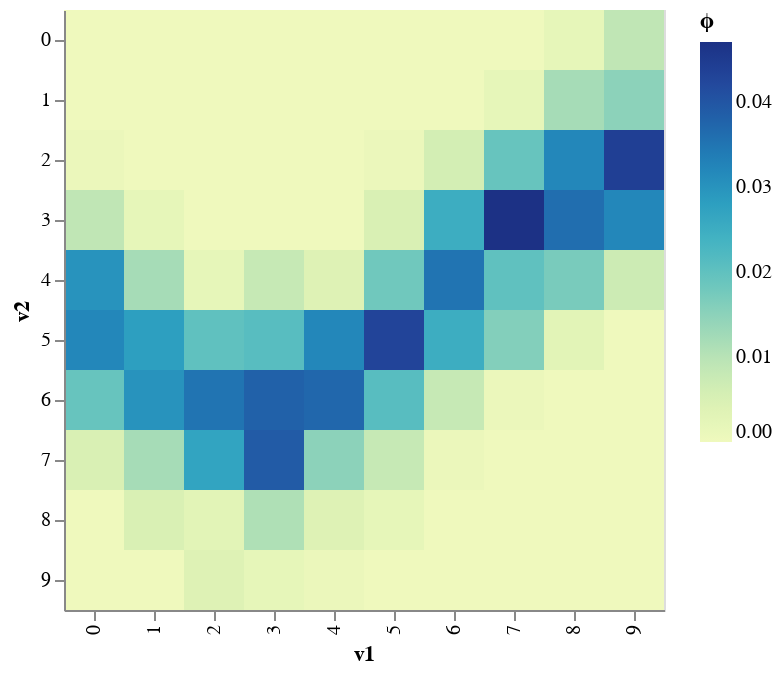

The code cell stored with this chart in its notebook:
### Markdown cell above
We can illustrate with our example in code. Let's say $\mathbf V_1$ and $\mathbf V_2$ are distributed with the mass function shown below (same as what we were working with before):

### Code cell
v1, v2 = zip(*product(range(10), range(10))) # all the possible combinations of (v1, v2)
prob = [joint(v1,v2) for v1, v2 in zip(v1, v2)]

plot_data = pd.DataFrame({'v1':v1, 'v2':v2, 'ϕ':prob})
alt.Chart(plot_data, width=300, height=300).mark_rect().encode(x='v1:O', y='v2:O', color='ϕ')

### Figure 1 — Vega-Lite specification as saved in the notebook (floating-point values rounded to 4 significant figures)
{"$schema": "https://vega.github.io/schema/vega-lite/v3.4.0.json", "config": {"mark": {"tooltip": null}, "view": {"height": 300, "width": 400}}, "data": {"name": "data-397748fb6c135f44ff027f129b5b312e"}, "datasets": {"data-397748fb6c135f44ff027f129b5b312e": [{"v1": 0, "v2": 0, "ϕ": 0}, {"v1": 0, "v2": 1, "ϕ": 0}, {"v1": 0, "v2": 2, "ϕ": 0.001}, {"v1": 0, "v2": 3, "ϕ": 0.009}, {"v1": 0, "v2": 4, "ϕ": 0.03}, {"v1": 0, "v2": 5, "ϕ": 0.032}, {"v1": 0, "v2": 6, "ϕ": 0.019}, {"v1": 0, "v2": 7, "ϕ": 0.005}, {"v1": 0, "v2": 8, "ϕ": 0}, {"v1": 0, "v2": 9, "ϕ": 0}, {"v1": 1, "v2": 0, "ϕ": 0}, {"v1": 1, "v2": 1, "ϕ": 0}, {"v1": 1, "v2": 2, "ϕ": 0}, {"v1": 1, "v2": 3, "ϕ": 0.002}, {"v1": 1, "v2": 4, "ϕ": 0.012}, {"v1": 1, "v2": 5, "ϕ": 0.028}, {"v1": 1, "v2": 6, "ϕ": 0.03}, {"v1": 1, "v2": 7, "ϕ": 0.012}, {"v1": 1, "v2": 8, "ϕ": 0.005}, {"v1": 1, "v2": 9, "ϕ": 0}, {"v1": 2, "v2": 0, "ϕ": 0}, {"v1": 2, "v2": 1, "ϕ": 0}, {"v1": 2, "v2": 2, "ϕ": 0}, {"v1": 2, "v2": 3, "ϕ": 0}, {"v1": 2, "v2": 4, "ϕ": 0.002}, {"v1": 2, "v2": 5, "ϕ": 0.02}, {"v1": 2, "v2": 6, "ϕ": 0.035}, {"v1": 2, "v2": 7, "ϕ": 0.027}, {"v1": 2, "v2": 8, "ϕ": 0.003}, {"v1": 2, "v2": 9, "ϕ": 0.004}, {"v1": 3, "v2": 0, "ϕ": 0}, {"v1": 3, "v2": 1, "ϕ": 0}, {"v1": 3, "v2": 2, "ϕ": 0}, {"v1": 3, "v2": 3, "ϕ": 0}, {"v1": 3, "v2": 4, "ϕ": 0.008}, {"v1": 3, "v2": 5, "ϕ": 0.021}, {"v1": 3, "v2": 6, "ϕ": 0.038}, {"v1": 3, "v2": 7, "ϕ": 0.039}, {"v1": 3, "v2": 8, "ϕ": 0.011}, {"v1": 3, "v2": 9, "ϕ": 0.002}, {"v1": 4, "v2": 0, "ϕ": 0}, {"v1": 4, "v2": 1, "ϕ": 0}, {"v1": 4, "v2": 2, "ϕ": 0}, {"v1": 4, "v2": 3, "ϕ": 0}, {"v1": 4, "v2": 4, "ϕ": 0.004}, {"v1": 4, "v2": 5, "ϕ": 0.032}, {"v1": 4, "v2": 6, "ϕ": 0.037}, {"v1": 4, "v2": 7, "ϕ": 0.015}, {"v1": 4, "v2": 8, "ϕ": 0.004}, {"v1": 4, "v2": 9, "ϕ": 0.001}, {"v1": 5, "v2": 0, "ϕ": 0}, {"v1": 5, "v2": 1, "ϕ": 0}, {"v1": 5, "v2": 2, "ϕ": 0.001}, {"v1": 5, "v2": 3, "ϕ": 0.005}, {"v1": 5, "v2": 4, "ϕ": 0.018}, {"v1": 5, "v2": 5, "ϕ": 0.043}, {"v1": 5, "v2": 6, "ϕ": 0.021}, {"v1": 5, "v2": 7, "ϕ": 0.008}, {"v1": 5, "v2": 8, "ϕ": 0.002}, {"v1": 5, "v2": 9, "ϕ": 0}, {"v1": 6, "v2": 0, "ϕ": 0}, {"v1": 6, "v2": 1, "ϕ": 0}, {"v1": 6, "v2": 2, "ϕ": 0.006}, {"v1": 6, "v2": 3, "ϕ": 0.025}, {"v1": 6, "v2": 4, "ϕ": 0.035}, {"v1": 6, "v2": 5, "ϕ": 0.025}, {"v1": 6, "v2": 6, "ϕ": 0.008}, {"v1": 6, "v2": 7, "ϕ": 0.001}, {"v1": 6, "v2": 8, "ϕ": 0}, {"v1": 6, "v2": 9, "ϕ": 0}, {"v1": 7, "v2": 0, "ϕ": 0}, {"v1": 7, "v2": 1, "ϕ": 0.002}, {"v1": 7, "v2": 2, "ϕ": 0.019}, {"v1": 7, "v2": 3, "ϕ": 0.047}, {"v1": 7, "v2": 4, "ϕ": 0.02}, {"v1": 7, "v2": 5, "ϕ": 0.016}, {"v1": 7, "v2": 6, "ϕ": 0.001}, {"v1": 7, "v2": 7, "ϕ": 0}, {"v1": 7, "v2": 8, "ϕ": 0}, {"v1": 7, "v2": 9, "ϕ": 0}, {"v1": 8, "v2": 0, "ϕ": 0.002}, {"v1": 8, "v2": 1, "ϕ": 0.012}, {"v1": 8, "v2": 2, "ϕ": 0.032}, {"v1": 8, "v2": 3, "ϕ": 0.036}, {"v1": 8, "v2": 4, "ϕ": 0.017}, {"v1": 8, "v2": 5, "ϕ": 0.003}, {"v1": 8, "v2": 6, "ϕ": 0}, {"v1": 8, "v2": 7, "ϕ": 0}, {"v1": 8, "v2": 8, "ϕ": 0}, {"v1": 8, "v2": 9, "ϕ": 0}, {"v1": 9, "v2": 0, "ϕ": 0.009}, {"v1": 9, "v2": 1, "ϕ": 0.015}, {"v1": 9, "v2": 2, "ϕ": 0.044}, {"v1": 9, "v2": 3, "ϕ": 0.032}, {"v1": 9, "v2": 4, "ϕ": 0.007}, {"v1": 9, "v2": 5, "ϕ": 0}, {"v1": 9, "v2": 6, "ϕ": 0}, {"v1": 9, "v2": 7, "ϕ": 0}, {"v1": 9, "v2": 8, "ϕ": 0}, {"v1": 9, "v2": 9, "ϕ": 0}]}, "encoding": {"color": {"field": "ϕ", "type": "quantitative"}, "x": {"field": "v1", "type": "ordinal"}, "y": {"field": "v2", "type": "ordinal"}}, "height": 300, "mark": "rect", "width": 300}
